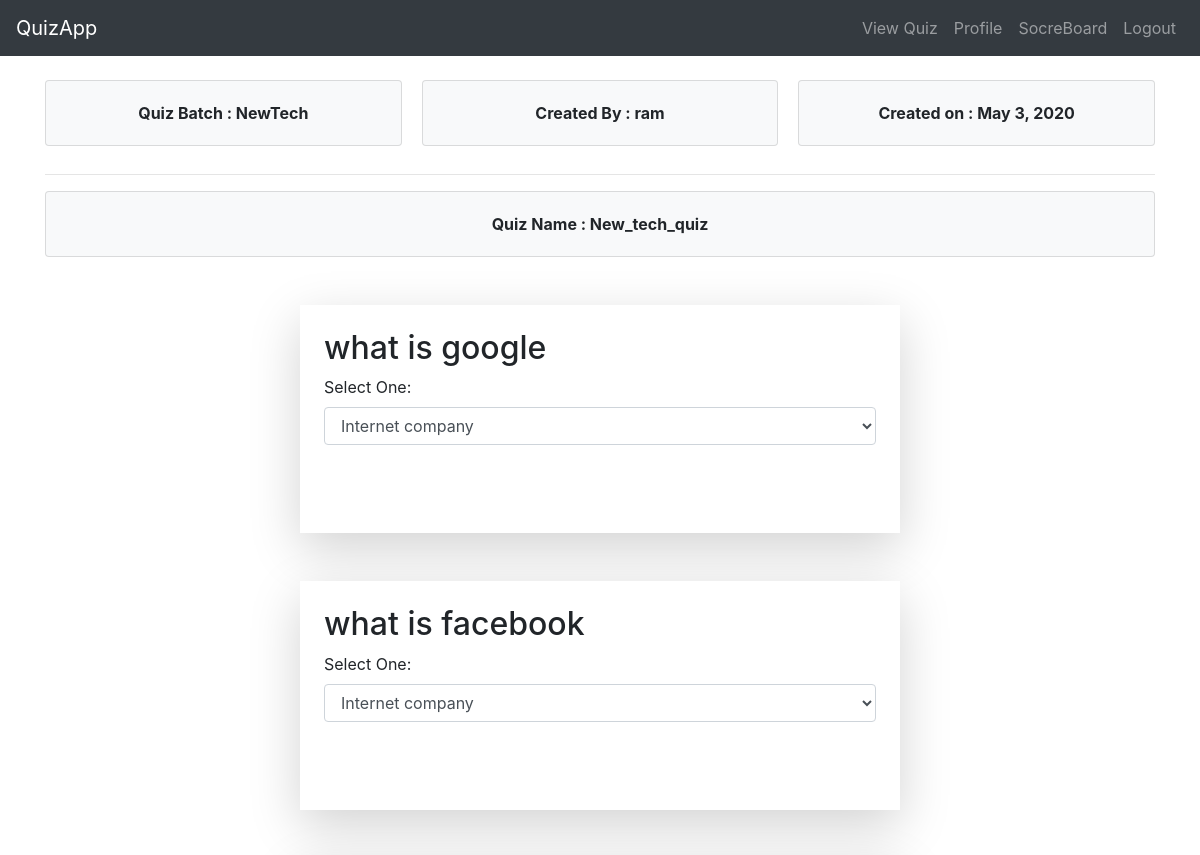
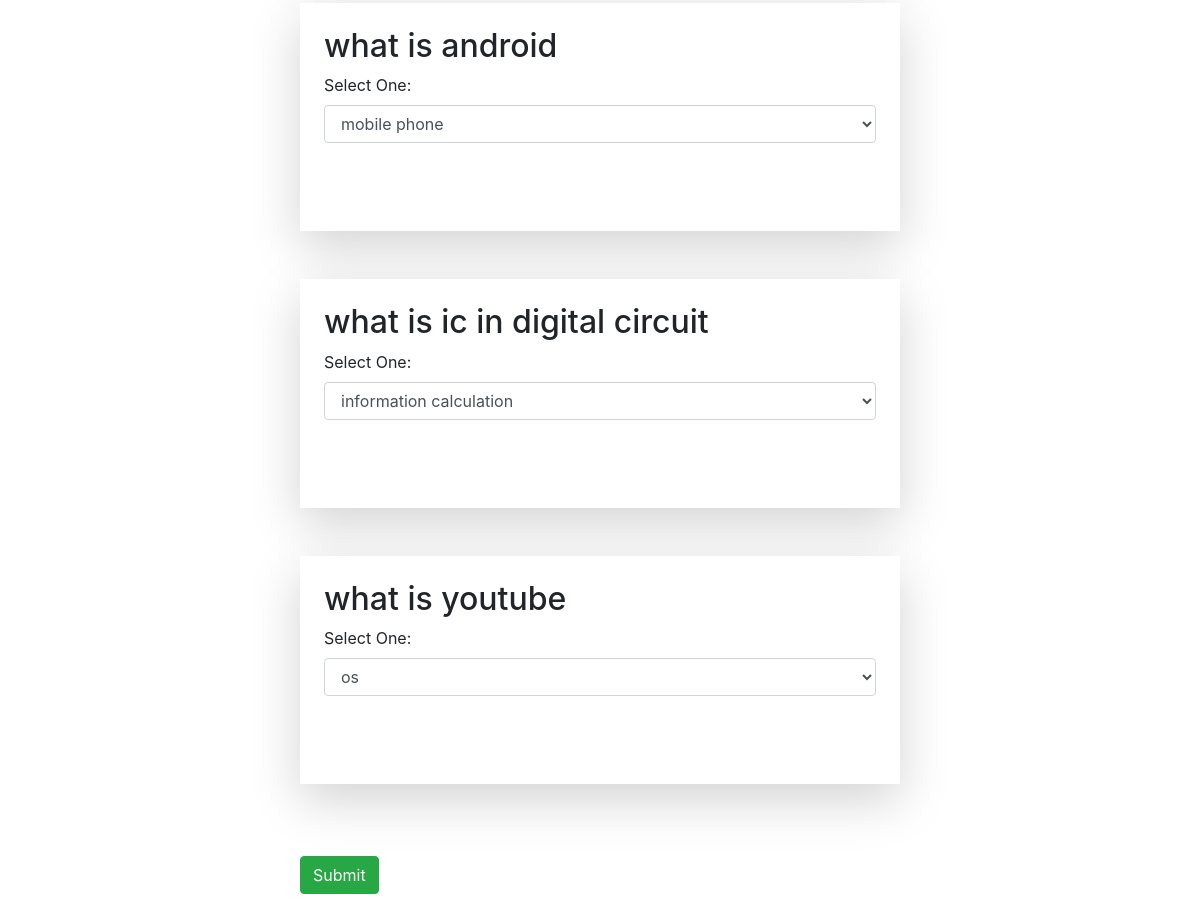
The page /core/quiz-instance/5/2/ (signed in) on the database its author committed (2 pictures, top to bottom).
### core/models.py (models this page shows, shortened)
class QuizDestributorModel_5(models.Model):
    name = models.CharField(max_length = 255)
    user = models.ManyToManyField(CustomUserModel)
    questions_list = models.ForeignKey(QuestionSet5, on_delete=models.PROTECT, related_name='+')
    author = models.ForeignKey(CustomUserModel, on_delete=models.CASCADE, related_name='+')
    created_on = models.DateField(auto_now_add= True)
    def __str__(self):
        return self.name

class QuestionSet5(models.Model):
    name = models.CharField(max_length = 30)
    question_1 = models.ForeignKey(Questions, on_delete= models.CASCADE)
    question_2 = models.ForeignKey(Questions, on_delete= models.CASCADE, related_name= '+')
    question_3 = models.ForeignKey(Questions, on_delete= models.CASCADE, related_name= '+')
    question_4 = models.ForeignKey(Questions, on_delete= models.CASCADE, related_name= '+')
    question_5 = models.ForeignKey(Questions, on_delete= models.CASCADE, related_name= '+')
    def __str__(self):
        return self.name

class Questions(models.Model):
    question = models.TextField(max_length = 300)
    option_1 = models.CharField(max_length = 30)
    option_2 = models.CharField(max_length = 30)
    option_3 = models.CharField(max_length = 30)
    option_4 = models.CharField(max_length = 30)
    correct_option = models.CharField(max_length = 30)

### users/models.py (models this page shows)
class CustomUserModel(AbstractUser):
    pass

### core/views.py (the view, shortened to what this page needs)
# urls.py: path('core/quiz-instance/<int:set_type>/<int:id>/',QuizView, name = "QuizInstance"),
@login_required
def QuizView(request,set_type,id):
    print("set_type = ",set_type, " type : ", type(set_type))
    question_set5_instance = None
    question_set10_instance = None
    question_list_set5 = None
    question_list_set10 = None
    set_5_flag = False
    set_10_flag = False
    if set_type == 5:
        try:
            question_set5_instance = QuizDestributorModel_5.objects.get(id = id)
            question_list_set5 = question_set5_instance.questions_list
            set_5_flag = True
        except:
            print(" Error Occured during fetching question_set5_instance from DB.")
    print("flag_5 : ", set_5_flag, " - ", "flag_10 : ", set_10_flag)
    user = request.user
    print(user.username)
    print(question_list_set5, " - ", question_list_set10)
    print("*"*50)
    print(question_set5_instance)
    if set_5_flag:
        context_data = {'id': id, 'set_type':set_type, 'question_set5_instance' : question_set5_instance, 'question_list_set5' : question_list_set5, 'user' : user}
        return render(request, 'quizview_set5.htm', context_data)
    elif not set_10_flag:
        context_data = {'question_set5_instance' : None, 'all_users_in_set5' : None, 'question_list_set5' : None, 'user' : user}
        return render(request, 'quizview_set5.htm', context_data)

### templates/quizview_set5.htm (shortened to what this page needs)
{% extends 'base_internal.htm' %}
{% load crispy_forms_tags %}
{% block body %}
{% if question_list_set5 != None  %}
 <br>
 <div class="container">
   <div class="card-columns">
      <div class="card bg-light">
        <div class="card-body text-center">
          <p class="card-text font-weight-bolder">Quiz Batch : {{question_set5_instance.name}}</p>
        </div>
      </div>
      <div class="card bg-light">
        <div class="card-body text-center">
          <p class="card-text font-weight-bolder">Created By : {{question_set5_instance.author}}</p>
        </div>
      </div>
      <div class="card bg-light">
        <div class="card-body text-center">
          <p class="card-text font-weight-bolder">Created on : {{question_set5_instance.created_on}}</p>
        </div>
      </div>
    </div>
    <hr>
    <div class="card bg-light">
        <div class="card-body text-center">
          <p class="card-text font-weight-bolder">Quiz Name : {{question_list_set5.name}}</p>
        </div>
      </div>
  </div>
 <div class="conatiner  ">
  {% url 'QuizInstance'  set_type=set_type id=each.id as the_url %}
    <form method="post" action="{{the_url}}" class=" mx-auto" style="width: 50%">
            <div class="mx-auto  m-5 pb-5 shadow-lg p-4 mb-4 bg-white">
                <h2>{{question_list_set5.question_1.question}}</h2>
                <div class="form-group">
                    <label for="sel1">Select One:</label>
                    <select class="form-control" id="sel1" name="question_1">
                      <option>{{question_list_set5.question_1.option_1}}</option>
                    </select>
                    <br>
                </div>
            </div>
            <div class="mx-auto  m-5 pb-5 shadow-lg p-4 mb-4 bg-white">
                <h2>{{question_list_set5.question_2.question}}</h2>
                <div class="form-group">
                    <label for="sel1">Select One:</label>
                    <select class="form-control" id="sel1" name="question_2">
                      <option>{{question_list_set5.question_2.option_1}}</option>
                    </select>
                    <br>
                </div>
            </div>
            <div class="mx-auto  m-5 pb-5 shadow-lg p-4 mb-4 bg-white">
                <h2>{{question_list_set5.question_3.question}}</h2>
                <div class="form-group">
                    <label for="sel1">Select One:</label>
                    <select class="form-control" id="sel1" name="question_3">
                      <option>{{question_list_set5.question_3.option_1}}</option>
                    </select>
                    <br>
                </div>
            </div>
            <div class="mx-auto  m-5 pb-5 shadow-lg p-4 mb-4 bg-white">
                <h2>{{question_list_set5.question_4.question}}</h2>
                <div class="form-group">
                    <label for="sel1">Select One:</label>
                    <select class="form-control" id="sel1" name="question_4">
                      <option>{{question_list_set5.question_4.option_1}}</option>
                    </select>
                    <br>
                </div>
            </div>
            <div class="mx-auto  m-5 pb-5 shadow-lg p-4 mb-4 bg-white">
                <h2>{{question_list_set5.question_5.question}}</h2>
                <div class="form-group">
                    <label for="sel1">Select One:</label>
                    <select class="form-control" id="sel1" name="question_5">
                      <option>{{question_list_set5.question_5.option_1}}</option>
                    </select>
                    <br>
                </div>
            </div>
        <br>
        <button class="btn btn-success" type="submit">Submit</button>
        </form>
</div>
{% else %}
<br>
<div class=" container alert alert-warning">
    <strong>Hmm !</strong>
    <h2>It seems there is no any quizs for you right now !</h2>
  </div>
{% endif %}
{% endblock body %}

### rows shown on the page
QuizDestributorModel_5: name "NewTech", author "ram", created_on "May 3, 2020"
QuestionSet5: name "New_tech_quiz", question_1.question "what is google", question_1 "Internet company", question_2.question "what is facebook", question_2 "Internet company", question_3.question "what is android", question_3 "mobile phone", question_4.question "what is ic in digital circuit", question_4 "information calculation", question_5.question "what is youtube", question_5 "os"
